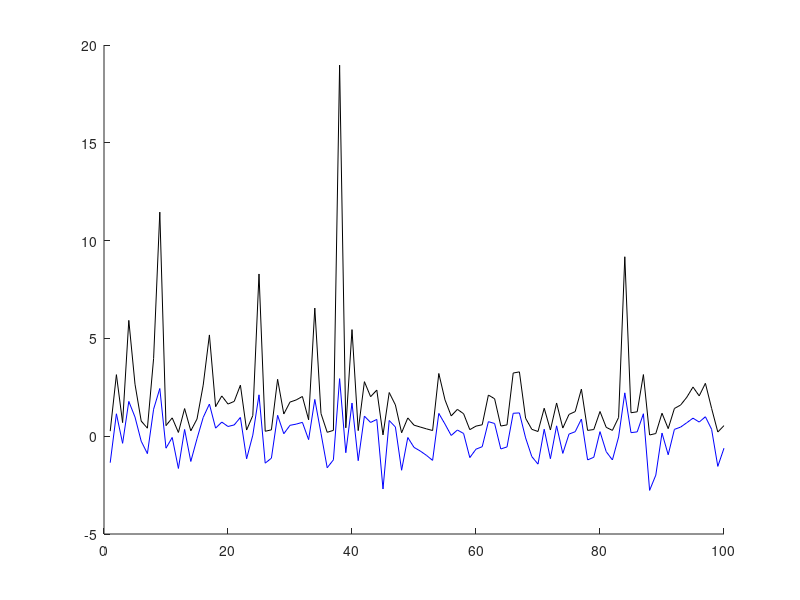

Source code (MATLAB): (Note: this script raises an error after producing the figure.)
%% demo_outlier_detection
clc;clear all;close all;


% simulate data
rt = exp(randn(100,1));

% transform 
log_rt = log(rt);

% display
figure; hold on;
plot(rt,'k');
plot(log_rt,'b');


% outlier detection
alpha=0.05; 
nanReplace=1;
[rt2,idx,outliers] = deleteoutliers(rt,alpha,nanReplace);
plot(rt2,'r');


legend('raw rt','log-rt','rt without outliers');